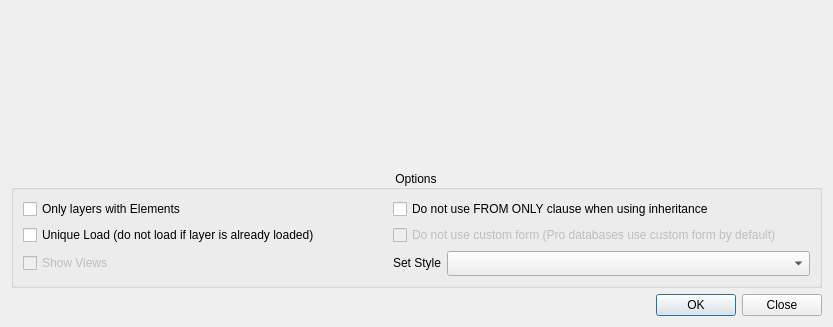
<?xml version="1.0" encoding="UTF-8"?>
<ui version="4.0">
 <class>BatchDbManager</class>
 <widget class="QDialog" name="BatchDbManager">
  <property name="geometry">
   <rect>
    <x>0</x>
    <y>0</y>
    <width>833</width>
    <height>327</height>
   </rect>
  </property>
  <property name="sizePolicy">
   <sizepolicy hsizetype="MinimumExpanding" vsizetype="MinimumExpanding">
    <horstretch>0</horstretch>
    <verstretch>0</verstretch>
   </sizepolicy>
  </property>
  <property name="windowTitle">
   <string>Load Layers from a Server</string>
  </property>
  <layout class="QGridLayout" name="gridLayout">
   <item row="0" column="0">
    <widget class="CustomServerConnectionWidget" name="customServerConnectionWidget" native="true">
     <property name="sizePolicy">
      <sizepolicy hsizetype="MinimumExpanding" vsizetype="Maximum">
       <horstretch>0</horstretch>
       <verstretch>0</verstretch>
      </sizepolicy>
     </property>
     <property name="maximumSize">
      <size>
       <width>16777215</width>
       <height>700</height>
      </size>
     </property>
    </widget>
   </item>
   <item row="1" column="0">
    <widget class="CustomTableSelector" name="layersCustomSelector" native="true">
     <property name="sizePolicy">
      <sizepolicy hsizetype="MinimumExpanding" vsizetype="MinimumExpanding">
       <horstretch>0</horstretch>
       <verstretch>0</verstretch>
      </sizepolicy>
     </property>
     <property name="minimumSize">
      <size>
       <width>0</width>
       <height>0</height>
      </size>
     </property>
    </widget>
   </item>
   <item row="2" column="0">
    <widget class="QgsCollapsibleGroupBox" name="mGroupBox_2">
     <property name="maximumSize">
      <size>
       <width>16777215</width>
       <height>200</height>
      </size>
     </property>
     <property name="title">
      <string>Options</string>
     </property>
     <property name="alignment">
      <set>Qt::AlignCenter</set>
     </property>
     <property name="saveCollapsedState">
      <bool>false</bool>
     </property>
     <layout class="QGridLayout" name="gridLayout_2">
      <item row="0" column="0">
       <widget class="QCheckBox" name="checkBoxOnlyWithElements">
        <property name="sizePolicy">
         <sizepolicy hsizetype="MinimumExpanding" vsizetype="Fixed">
          <horstretch>0</horstretch>
          <verstretch>0</verstretch>
         </sizepolicy>
        </property>
        <property name="minimumSize">
         <size>
          <width>120</width>
          <height>0</height>
         </size>
        </property>
        <property name="text">
         <string>Only layers with Elements</string>
        </property>
       </widget>
      </item>
      <item row="0" column="1" colspan="2">
       <widget class="QCheckBox" name="onlyParentsCheckBox">
        <property name="sizePolicy">
         <sizepolicy hsizetype="MinimumExpanding" vsizetype="Fixed">
          <horstretch>0</horstretch>
          <verstretch>0</verstretch>
         </sizepolicy>
        </property>
        <property name="minimumSize">
         <size>
          <width>100</width>
          <height>0</height>
         </size>
        </property>
        <property name="toolTip">
         <string>DSGTools uses from only as a query filter. If this behaviour is not desired, check this item.</string>
        </property>
        <property name="text">
         <string>Do not use FROM ONLY clause when using inheritance</string>
        </property>
       </widget>
      </item>
      <item row="1" column="0">
       <widget class="QCheckBox" name="uniqueLoadCheckBox">
        <property name="sizePolicy">
         <sizepolicy hsizetype="MinimumExpanding" vsizetype="Fixed">
          <horstretch>0</horstretch>
          <verstretch>0</verstretch>
         </sizepolicy>
        </property>
        <property name="text">
         <string>Unique Load (do not load if layer is already loaded)</string>
        </property>
       </widget>
      </item>
      <item row="1" column="1" colspan="2">
       <widget class="QCheckBox" name="customFormCheckBox">
        <property name="enabled">
         <bool>false</bool>
        </property>
        <property name="text">
         <string>Do not use custom form (Pro databases use custom form by default)</string>
        </property>
       </widget>
      </item>
      <item row="2" column="0">
       <widget class="QCheckBox" name="showViewsCheckBox">
        <property name="enabled">
         <bool>false</bool>
        </property>
        <property name="text">
         <string>Show Views</string>
        </property>
       </widget>
      </item>
      <item row="2" column="1">
       <widget class="QLabel" name="label">
        <property name="sizePolicy">
         <sizepolicy hsizetype="Fixed" vsizetype="Fixed">
          <horstretch>0</horstretch>
          <verstretch>0</verstretch>
         </sizepolicy>
        </property>
        <property name="text">
         <string>Set Style</string>
        </property>
       </widget>
      </item>
      <item row="2" column="2">
       <widget class="QComboBox" name="styleComboBox">
        <property name="sizePolicy">
         <sizepolicy hsizetype="MinimumExpanding" vsizetype="Fixed">
          <horstretch>0</horstretch>
          <verstretch>0</verstretch>
         </sizepolicy>
        </property>
        <property name="minimumSize">
         <size>
          <width>25</width>
          <height>25</height>
         </size>
        </property>
       </widget>
      </item>
     </layout>
    </widget>
   </item>
   <item row="3" column="0">
    <widget class="QDialogButtonBox" name="buttonBox">
     <property name="standardButtons">
      <set>QDialogButtonBox::Close|QDialogButtonBox::Ok</set>
     </property>
     <property name="centerButtons">
      <bool>false</bool>
     </property>
    </widget>
   </item>
  </layout>
 </widget>
 <customwidgets>
  <customwidget>
   <class>QgsCollapsibleGroupBox</class>
   <extends>QGroupBox</extends>
   <header>qgis.gui</header>
   <container>1</container>
  </customwidget>
  <customwidget>
   <class>CustomServerConnectionWidget</class>
   <extends>QWidget</extends>
   <header>DsgTools.CustomWidgets.customServerConnectionWidget.h</header>
   <container>1</container>
  </customwidget>
  <customwidget>
   <class>CustomTableSelector</class>
   <extends>QWidget</extends>
   <header>DsgTools.CustomWidgets.customTableSelector.h</header>
   <container>1</container>
  </customwidget>
 </customwidgets>
 <resources/>
 <connections/>
</ui>
